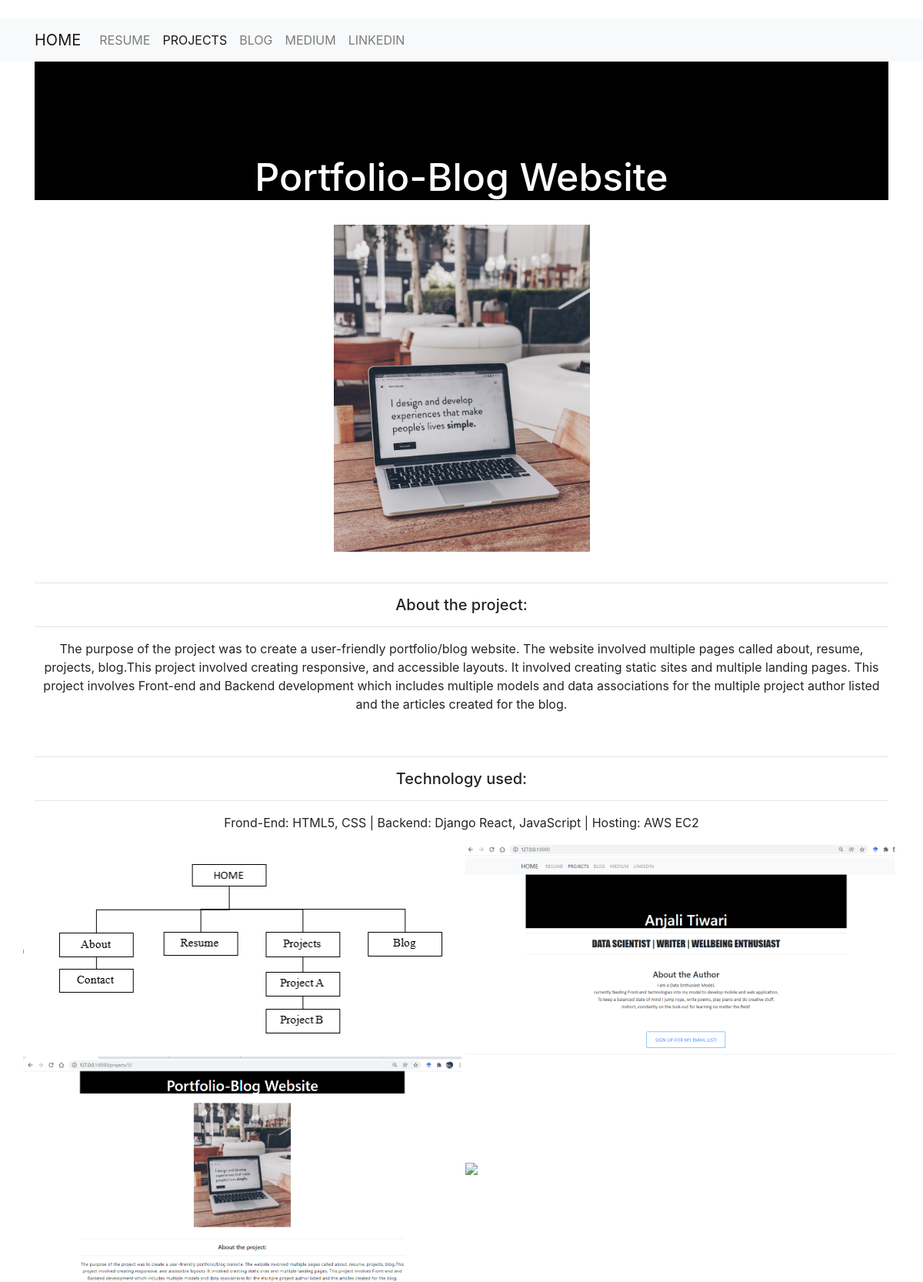
Screenshot of /projects/5/ with the database file from the repository.
### projects/models.py (models this page shows)
class Project(models.Model):
    title = models.CharField(max_length=100)
    description = models.TextField()
    technology = models.CharField(max_length=20)
    image = models.FilePathField(path="/img")
    image1 = models.FilePathField(path="/project_images", default=None, blank=True, null=True)
    image2 = models.FilePathField(path="/project_images", default=None, blank=True, null=True)
    image3 = models.FilePathField(path="/project_images", default=None, blank=True, null=True)
    image4 = models.FilePathField(path="/project_images", default=None, blank=True, null=True)
    image5 = models.FilePathField(path="/project_images", default=None, blank=True, null=True)

### projects/views.py (the view)
# urls.py: path("<int:pk>/", views.project_detail, name="project_detail"),
def project_detail(request, pk):
    project = Project.objects.get(pk=pk)
    context = {
        'project': project
    }
    return render(request, 'project_detail.html', context)

### projects/templates/project_detail.html
{% extends "base.html" %}
{% load static %}
{% block page_content %}
<div class="row">
	<div class="col-lg-12 text-center my-auto">
		<h1 style=" font-size:50px; background-color:black; color:white "><br><br>{{ project.title }}</h1><br>
	</div>
	<div class="col-lg-12 text-center my-auto">
		<img  src="{% static project.image %}" height="40%" width="30%">
	</div>
	<div class="col-lg-12 text-center my-auto"><br>
        <h5><hr>About the project:<hr></h5>
        <p>{{ project.description }}</p>
        <br>
        <h5><hr>Technology used:<hr></h5>
        <p>{{ project.technology }}</p>
    </div>
	<div class="column">
			<img src="{% static project.image1 %}"  width="50%">
			<img src="{% static project.image2 %}" width="49%">
			<img src="{% static project.image3 %}" width="50%">
			<img src="{% static project.image4 %}" width="50%">
		</div>
</div>
{% endblock %}

### rows the page displays
Project: title "Portfolio-Blog Website", image (picture), description "The purpose of the project was to create a user-friendly portfolio/blog website. The website involved multiple pages called about, resume, projects, blog.This project involved creating responsive, and accessible layouts. It involved creating static sites and multiple landing pages. This project involves Front-end and Backend development which includes multiple models and data associations for the multiple project author listed and the articles created for the blog.", technology "Frond-End: HTML5, CSS | Backend: Django React, JavaScript | Hosting: AWS EC2"
